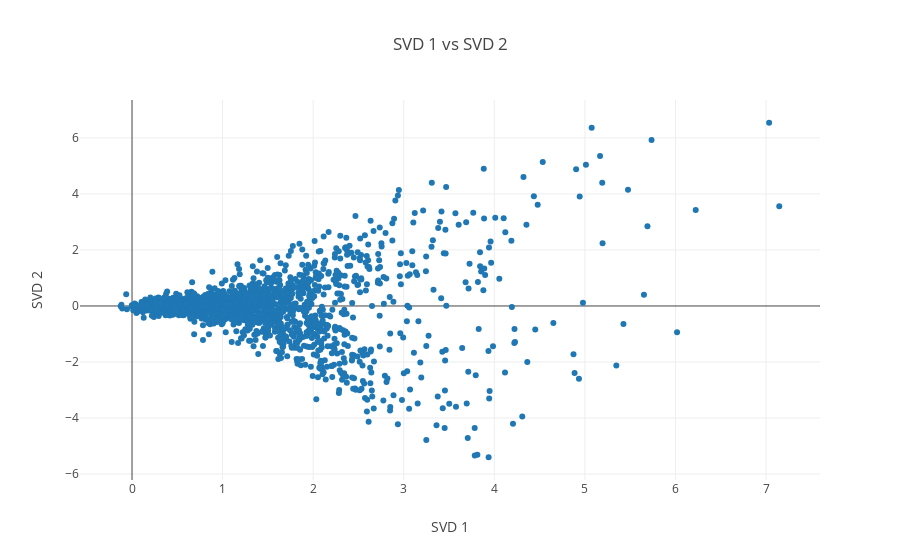

The notebook cell saved with this chart:
### Code cell
# tsvd_word_list = []
# words = list(model_w2v.wv.vocab)
# for i, word in enumerate(words):
#     tsvd_word_list.append(word)

# trace = go.Scatter(
#     x = result[0:len(words), 0], 
#     y = result[0:len(words), 1],
#     mode = 'markers',
#     text= tsvd_word_list[0:len(words)]
# )

# layout = dict(title= 'SVD 1 vs SVD 2',
#               yaxis = dict(title='SVD 2'),
#               xaxis = dict(title='SVD 1'),
#               hovermode= 'closest')

# fig = dict(data = [trace], layout= layout)
# py.iplot(fig)

### Figure 1 — Plotly figure (JSON) as saved in the notebook; plotly's stock layout.template omitted (floating-point values rounded to 4 significant figures; data arrays with more than 128 entries replaced by an {"elided": "..."} marker saying what was removed)
{"data": [{"mode": "markers", "text": {"elided": "1925 str values"}, "type": "scatter", "uid": "e20e9a39-f8ae-4406-b1ac-0473952655ab", "x": {"elided": "1925 float values"}, "y": {"elided": "1925 float values"}}], "layout": {"hovermode": "closest", "title": "SVD 1 vs SVD 2", "xaxis": {"title": "SVD 1"}, "yaxis": {"title": "SVD 2"}}}
